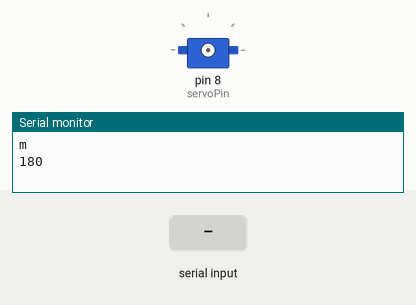
Simulated run of this sketch. Board: Arduino Uno, built with avr-gcc and run on an emulated ATmega328P. Shown: servo, the last lines printed to the serial monitor. Inputs (shaded band) come from the test bench.

Above: at 1.2 s.
1.3 s: "m:1\n" received over Serial
At 8.6 s:
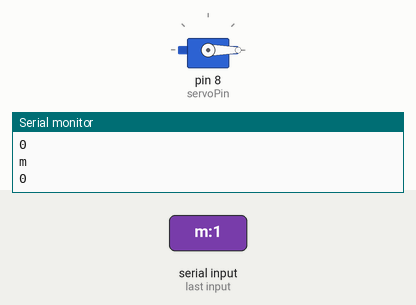
Timing chart, 0 to 10.1 s (numbered marks = the images above; inputs shaded):
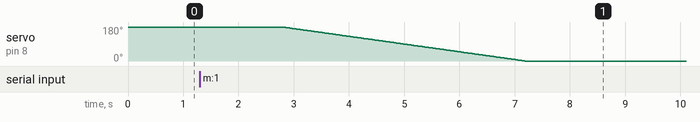

The sketch:

single_motor_0629.ino
```cpp
#include <Servo.h>
#include <EEPROM.h>
#include <Easing.h>

#define CALIB_MAX 512//CALIB_MAX 512
#define CALIB_MIN 106//CALIB_MIN 100
#define SAMPLE_DELAY 50 // in ms, 50ms seems good

//pin allocation
uint8_t servoPin = 8;
uint8_t feedbackPin = A5;

uint8_t prevPos = 0;
uint8_t curPos = 0;
uint8_t receivedAngle = 0;
uint8_t sendServo = 0;
uint8_t prev_a = 0; // previous memory
int Loop = 0;

unsigned long start;
int sweepsNotFinished;

Servo myServo;

String command = "";
int m_Speed = 0;
int easingMode = 0;
int splitIndex = 0;

void setup() {
  // put your setup code here, to run once:
  Serial.begin(9600);
  Serial.println("m");
  prevPos = readAnalog(feedbackPin, prevPos);
  Serial.println(prevPos);
}

void loop() {
  // put your main code here, to run repeatedly:

  if(Serial.available() > 0)
  {
    //command = Serial.readString();
    commandDecoder(Serial.readString());
    delay(500);

    if(command.equals("m"))//move
    {
        moveServo(servoPin, feedbackPin, receivedAngle);
    }
  }

}

uint8_t readAnalog(uint8_t analogPin, uint8_t savePos)
{
    pinMode(analogPin, INPUT);
    uint16_t a = analogRead(analogPin);
    //calibration
    if(a < CALIB_MIN) a = CALIB_MIN;
    if(a > CALIB_MAX) a = CALIB_MAX;
    a = map(a, CALIB_MIN, CALIB_MAX, 0, 180);
    savePos = a;
    return savePos;
}

void moveServo(uint8_t servoPin, uint8_t analogPin, uint8_t arrayPos)
{
  start = millis();
  myServo.attach(servoPin); //Attach Servo in 8 pin
  curPos = arrayPos;

  do
  {
    unsigned long now = millis() - start;
    sweepsNotFinished = 0;
    sweepsNotFinished += sweep(now, 0, 400 * (11 - m_Speed), prevPos, curPos);

    if ( now % 100 == 0)
    {
      Serial.println("m");
      Serial.println(sendServo);
     }


  }while(sweepsNotFinished>0);

  delay(250);
  prevPos = curPos;
  myServo.detach();
}

int sweep(unsigned long curTime, unsigned long startTime, unsigned long endTime, int startPos, int endPos)
{
   int angle = 0;
   if(curTime < startTime )
      return 1;
   if(curTime > endTime)
      return 0;


   if(easingMode == 0)
   {
      angle = Easing::linearTween(curTime, startPos, (endPos- startPos), (endTime - startTime));
   }

   else if(easingMode == 1)
   {
      angle = Easing::easeInOutCubic(curTime, startPos, (endPos- startPos), (endTime - startTime));
   }

   else if(easingMode == 2)
   {
      angle = Easing::easeOutBounce(curTime, startPos, (endPos- startPos), (endTime - startTime));
   }

   sendServo = angle;
   myServo.write(angle);

   return 1;
}

void commandDecoder(String inputText)
{
   splitIndex = inputText.indexOf(':');
   int count = 0;

   while(splitIndex != -1)
   {

      if(count == 0)
      {
          command = inputText.substring(0, splitIndex);
      }
      if(count == 1)
      {
          receivedAngle = inputText.substring(0, splitIndex).toInt();
      }
      if(count == 2)
      {
          easingMode = inputText.substring(0, splitIndex).toInt();
      }
      if(count == 3)
      {
          m_Speed = inputText.substring(0, splitIndex).toInt();
      }
      inputText = inputText.substring(splitIndex+1);
      splitIndex = inputText.indexOf('_');
      count ++;
   }
      //Serial.println("Command:" + command+", Angle: "+ receivedAngle +", easingMode: "+ easingMode +", m_Speed: "+ m_Speed);
}
```

Measured:
- after the input at 1.3 s, servo on pin 8 (servoPin): moves from 180° to 0° over 4.4 s, starting after 1.5 s
